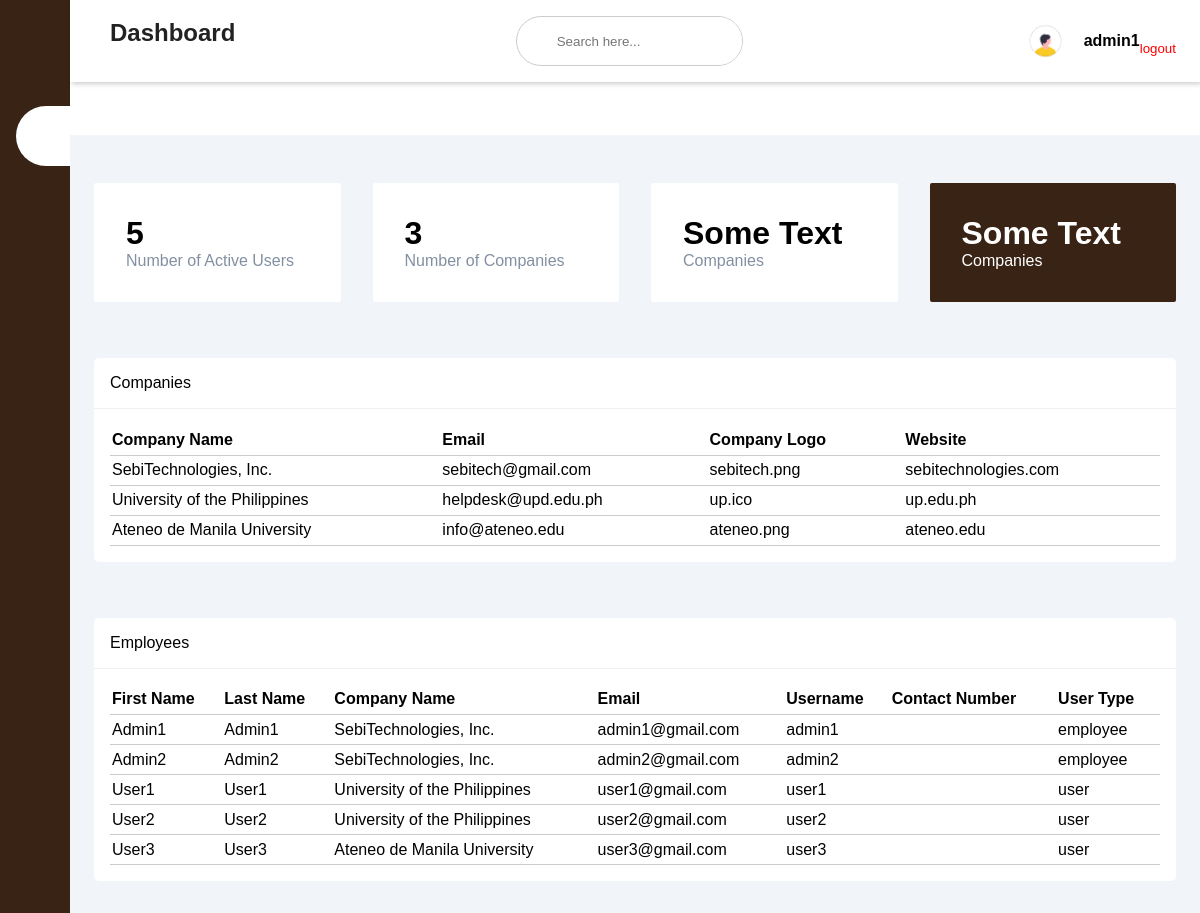
The page /administrator/home.php (signed in) on the database its author committed.
### tables this page shows
CREATE TABLE `companies_db_table` (
  `id` int(11) NOT NULL,
  `company_name` varchar(100) NOT NULL,
  `email` varchar(100) NOT NULL,
  `filename` varchar(100) NOT NULL,
  `website` varchar(100) NOT NULL
);

CREATE TABLE `employees_db_table` (
  `id` int(11) NOT NULL,
  `firstname` varchar(255) NOT NULL,
  `lastname` varchar(255) NOT NULL,
  `company_id` int(11) NOT NULL,
  `company_name` varchar(255) NOT NULL,
  `email` varchar(255) NOT NULL,
  `username` varchar(255) NOT NULL,
  `phone` varchar(11) NOT NULL,
  `user_type` varchar(255) NOT NULL,
  `password` varchar(255) NOT NULL
);

### administrator/home.php (the view, shortened to what this page needs)
<?php
include('../functions.php');
?>
<!DOCTYPE html>
<html>
	<head>
		<link rel="stylesheet" type="text/css" href="../css/dashboard-style.css">
		<link rel="stylesheet" href="https://maxst.icons8.com/vue-static/landings/line-awesome/line-awesome/1.3.0/css/line-awesome.min.css">
	</head>
	<body>
		<div class="header">
			<h2>Admin - Home Page</h2>
		</div>
		<div class="content">
			<?php if (isset($_SESSION['success'])) : ?>
				<div class="error success" >
					<h3>
					</h3>
				</div>
			<?php endif ?>
	    <div class = "sidebar">
	      <div class = "sidebar-brand">
	        <h1><span class = "lab la-accusoft"></span> <span>TechSols</span></h1>
	      </div>
	      <div class = "sidebar-menu">
	        <ul>
	          <li>
	            <a href = "home.php" class = "active"><span class = "las la-igloo"></span>
	            <span>Dashboard</span></a>
	          </li>
	          <li>
	            <a href = "companies.php"><span class = "las la-clipboard-list"></span>
	            <span>Manage Companies</span></a>
	          </li>
						<li>
	            <a href = "employees.php"><span class = "las la-users"></span>
	            <span>Manage Employees</span></a>
	          </li>
						<li>
	            <a href = "create_user.php"><span class = "las la-plus"></span>
	            <span>Add User</span></a>
	          </li>
	        </ul>
	      </div>
	    </div>
	    <div class = "main-content">
	      <header>
	        <h2>
	          <label for = "nav-toggle">
	            <span class = "las la-bars" style = "cursor: pointer;"></span>
	          </label>
	          Dashboard
	        </h2>
	        <div class = "search-wrapper">
	          <input type = "search" placeholder = "Search here..." />
	        </div>
	        <div class = "user-wrapper">
						<img src="../images/admin_profile.png"  alt="user_profile">
	          <?php  if (isset($_SESSION['user'])) : ?>
	  					<strong><?php echo $_SESSION['user']['username']; ?></strong>
	  					<small>
	  						<br>
	  						<a href="home.php?logout='1'" style="color: red;">logout</a>
	  					</small>
	  				<?php endif ?>
	        </div>
	      </header>
	      <main>
	        <div class = "cards">
	          <div class = "card-single">
	            <div>
	              <h1><?php
									$sql = "SELECT * FROM employees_db_table";
									if ($result = mysqli_query($db,$sql)){
										$rowcount = mysqli_num_rows($result);
										echo $rowcount;
									}
								?></h1>
	              <span>Number of Active Users</span>
	            </div>
	          </div>
						<div class = "card-single">
	            <div>
	              <h1><?php
									$sql = "SELECT * FROM companies_db_table";
									if ($result = mysqli_query($db,$sql)){
										$rowcount = mysqli_num_rows($result);
										echo $rowcount;
									}
								?></h1>
	              <span>Number of Companies</span>
	            </div>
	          </div>
						<div class = "card-single">
	            <div>
	              <h1>Some Text</h1>
	              <span>Companies</span>
	            </div>
	          </div>
						<div class = "card-single">
	            <div>
	              <h1>Some Text</h1>
	              <span>Companies</span>
	            </div>
	          </div>
	        </div>
					<div class = "recent-grid">
						<div class = "projects">
							<div class = "card">
								<div class = "card-header">
									Companies
								</div>
								<div class = "card-body">
							    <?php $results = mysqli_query($db, "SELECT *FROM companies_db_table"); ?>
									<table>
							      <thead>
							        <tr>
							          <th>Company Name</th>
							          <th>Email</th>
												<th>Company Logo</th>
							          <th>Website</th>
							        </tr>
							      </thead>
							      <?php while ($row = mysqli_fetch_array($results)) { ?>
							        <tr>
							          <td><?php echo $row['company_name']; ?></td>
							          <td><?php echo $row['email']; ?></td>
							          <td><?php echo $row['filename']; ?></td>
							          <td align = left><?php echo $row['website']; ?></td>
							        </tr>
							      <?php } ?>
							    </table>
								</div>
							</div>
						</div>
					</div>
					<div class = "recent-grid">
						<div class = "projects">
							<div class = "card">
								<div class = "card-header">
									Employees
								</div>
								<div class = "card-body">
									<?php $results = mysqli_query($db, "SELECT *FROM employees_db_table"); ?>
							    <table>
							      <thead>
							        <tr>
							          <th>First Name</th>
							          <th>Last Name</th>
							          <th>Company Name</th>
							          <th>Email</th>
							          <th>Username</th>
							          <th>Contact Number</th>
							          <th>User Type</th>
							        </tr>
							      </thead>
							      <?php while ($row = mysqli_fetch_array($results)) { ?>
							        <tr>
							          <td><?php echo $row['firstname']; ?></td>
							          <td><?php echo $row['lastname']; ?></td>
							          <td><?php echo $row['company_name']; ?></td>
							          <td><?php echo $row['email']; ?></td>
							          <td><?php echo $row['username']; ?></td>
							          <td><?php echo $row['phone']; ?></td>
							          <td><?php echo $row['user_type']; ?></td>
							        </tr>
							      <?php } ?>
							    </table>
								</div>
							</div>
						</div>
					</div>
	      </main>
	    </div>
	</body>
</html>

### css/dashboard-style.css (style rules this page uses)
:root { --main-color: #382315; --color-dark: #1d2231; --text-gray: #8390a2; }
* { padding: 0; margin: 0; box-sizing: border-box; list-style-type: none; text-decoration: none; font-family: arial; }
.sidebar { width: 345px; position: fixed; left: 0; top: 0; height: 100%; background: var(--main-color); z-index: 100; transition: width 500ms; }
.sidebar-brand { height: 90px; padding: 1rem 0rem 1rem 2rem; color: #fff; }
.sidebar-menu { margin-top: 1rem; }
.sidebar-menu li { width: 100%; margin-bottom: 1.7rem; padding-left: 1rem; }
.sidebar-menu a { padding-left: 1rem; display: block; color: #fff; font-size: 1.1rem; }
.sidebar-menu a.active { background: #fff; padding-top: 1rem; padding-bottom: 1rem; color: var(--main-color); border-radius: 30px 0px 0px 30px; }
.sidebar-menu a span:first-child { font-size: 1.5rem; padding-right: 1rem; }
.main-content { transition: margin-left 500ms; margin-left: 345px; }
header { background: #fff; display: flex; justify-content: space-between; padding: 1rem 1.5rem; box-shadow: 2px 2px 5px rgba(0,0,0,0.2); position: fixed; left: 345px; width: calc(100% - 345px); top: 0; z-index: 100; transition: left 500ms; }
header h2 { color: #222; }
header label span { font-size: 1.7rem; padding-right: 1rem; }
.search-wrapper { border: 1px solid #ccc; border-radius: 30px; height: 50px; display: flex; align-items: center; overflow-x: hidden; }
.search-wrapper input { height: 100%; padding: 0.5rem; border: none; outline: none; }
.user-wrapper { display: flex; align-items: center; }
.user-wrapper img { height: 40px; border-radius: 50%; margin-right: 1rem; }
.user-wrapper small { display: inline-block; }
main { margin-top: 85px; padding: 2rem 1.5rem; background: #f1f5f9; min-height: calc(100vh - 90px); }
.cards { display: grid; grid-template-columns: repeat(4, 1fr); grid-gap: 2rem; margin-top: 1rem; }
.card-single { display: flex; justify-content: space-between; background: #fff; padding: 2rem; border-radius: 2px; }
.card-single div:first-child span { color: var(--text-gray); }
.card-single:last-child { background: var(--main-color); }
.card-single:last-child h1, .card-single:last-child div:first-child span, .card-single:last-child div:last-child span { color: #fff; }
.recent-grid { margin-top: 3.5rem; display: grid; grid-gap: 2rem; grid-template-columns: 100%; }
.card { background: #fff; border-radius: 5px; }
.card-header, .card-body { padding: 1rem; }
.card-header { display: flex; justify-content: space-between; align-items: center; border-bottom: 1px solid #f0f0f0; }
table { width: 100%; border-collapse: collapse; text-align: left; }
tr { border-bottom: 1px solid #cbcbcb; }
th, td { border: none; height: 30px; padding: 2px; }
@media only screen and (max-width: 1200px) { .sidebar { width: 70px; } }
@media only screen and (max-width: 1200px) { .sidebar .sidebar-brand, .sidebar li { padding-left: 1rem; text-align: center; } }
@media only screen and (max-width: 1200px) { .sidebar li a { padding-left: 0rem; } }
@media only screen and (max-width: 1200px) { .main-content { margin-left: 70px; } }
@media only screen and (max-width: 1200px) { .main-content header { width: calc(100% - 70px); left: 70px; } }

### administrator/home.php (style rules this page uses)
.header { background: #003366; }

### rows shown on the page
companies_db_table: company_name "SebiTechnologies, Inc.", email "sebitech@gmail.com", filename "sebitech.png", website "sebitechnologies.com"
companies_db_table: company_name "University of the Philippines", email "helpdesk@upd.edu.ph", filename "up.ico", website "up.edu.ph"
companies_db_table: company_name "Ateneo de Manila University", email "info@ateneo.edu", filename "ateneo.png", website "ateneo.edu"
employees_db_table: firstname "Admin1", lastname "Admin1", company_name "SebiTechnologies, Inc.", email "admin1@gmail.com", username "admin1", user_type "employee"
employees_db_table: firstname "Admin2", lastname "Admin2", company_name "SebiTechnologies, Inc.", email "admin2@gmail.com", username "admin2", user_type "employee"
employees_db_table: firstname "User1", lastname "User1", company_name "University of the Philippines", email "user1@gmail.com", username "user1", user_type "user"
employees_db_table: firstname "User2", lastname "User2", company_name "University of the Philippines", email "user2@gmail.com", username "user2", user_type "user"
employees_db_table: firstname "User3", lastname "User3", company_name "Ateneo de Manila University", email "user3@gmail.com", username "user3", user_type "user"

### other values the page prints
$_SESSION['user']['username'] "admin1"
$rowcount "5"
$rowcount "3"
